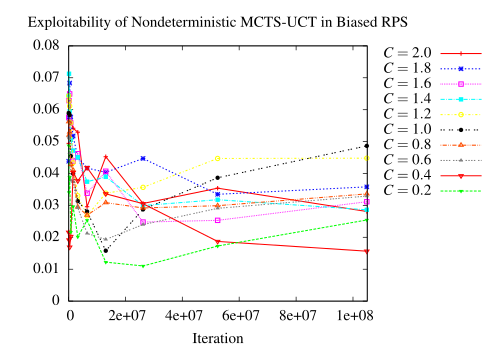

Generate this figure with gnuplot:
set terminal epslatex color colortext standalone header "\\usepackage[T1]{fontenc}\n\\usepackage{mathptmx}\n\\usepackage{helvet}"
set out 'duct-nondet.tex'
set key out vert
set key right
set title 'Exploitability of Nondeterministic MCTS-UCT in Biased RPS'
set xlabel 'Iteration'
set yrange [0:]
set xrange [100000:105000000]
plot "mcts-uct-nondet-c2.0.dat" using 1:2 with linespoints lt 1 lw 3 title '$C=2.0$', \
     "mcts-uct-nondet-c1.8.dat" using 1:2 with linespoints lt 3 lw 3 title '$C=1.8$', \
     "mcts-uct-nondet-c1.6.dat" using 1:2 with linespoints lt 4 lw 3 title '$C=1.6$', \
     "mcts-uct-nondet-c1.4.dat" using 1:2 with linespoints lt 5 lw 3 title '$C=1.4$', \
     "mcts-uct-nondet-c1.2.dat" using 1:2 with linespoints lt 6 lw 3 title '$C=1.2$', \
     "mcts-uct-nondet-c1.0.dat" using 1:2 with linespoints lt 7 lw 3 title '$C=1.0$', \
     "mcts-uct-nondet-c0.8.dat" using 1:2 with linespoints lt 8 lw 3 title '$C=0.8$', \
     "mcts-uct-nondet-c0.6.dat" using 1:2 with linespoints lt 9 lw 3 title '$C=0.6$', \
     "mcts-uct-nondet-c0.4.dat" using 1:2 with linespoints lt 10 lw 3 title '$C=0.4$', \
     "mcts-uct-nondet-c0.2.dat" using 1:2 with linespoints lt 11 lw 3 title '$C=0.2$'
